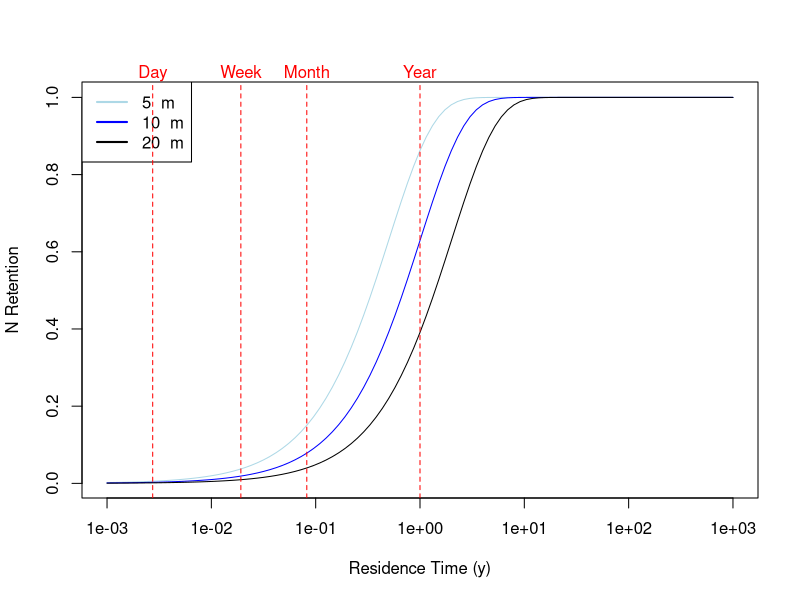

The R source for this figure:
#########################
# N retention model
# From Verburg et al 2013
# Equation originally from Harrison et al 2009
# Rn=1-exp((-9.92tau)/z)
# Rn = proportion of N retained
# tau = residence time (years)
# z = mean depth (m)
# Vf = settling velocity (m year-1)

# Set parameter estimates
Vf = (-9.92) 
z = c(5,10,20)

# plot curve
pdf("N_retention.pdf")
par(cex=1)
curve(1-(exp((Vf*x)/z[1])), .001, 1000, log = "x", ylab="N Retention", xlab = "Residence Time (y)", col = "lightblue")
curve(1-(exp((Vf*x)/z[2])), .001, 1000, log = "x", ylab="N Retention", xlab = "Residence Time (y)", col = "blue", add = TRUE)
curve(1-(exp((Vf*x)/z[3])), .001, 1000, log = "x", ylab="N Retention", xlab = "Residence Time (y)", add = TRUE)
legend("topleft", lty = 1,lwd = 2,legend = paste(z, " m"), col = c("lightblue", "blue", "black"))

#add vertical lines to denote day, month, year, etc
# day
abline(v=1/365, col="red", lty=2)
mtext("Day", side=3, outer=FALSE, at = 1/365, col="red", cex=1)
# week
abline(v=7/365, col="red", lty=2)
mtext("Week", side=3, outer=FALSE, at = 7/365, col="red",cex=1)
# month
abline(v=30/365, col="red", lty=2)
mtext("Month", side=3, outer=FALSE, at = 30/365, col="red",cex=1)
# year
abline(v=1, col = "red", lty = 2)
mtext("Year", side=3, outer=FALSE, at = 1, col="red",cex=1)
dev.off()

